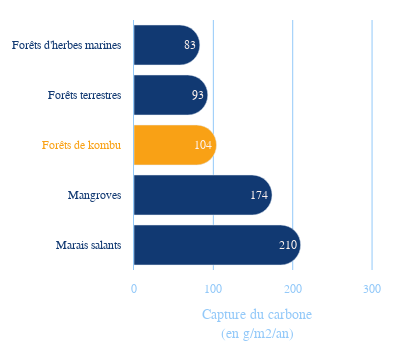

Notebook code for this chart:
### Code cell
fig = go.Figure()
config = {'displayModeBar': True}

# plot algae quantities

for i in range(len(values)):
    fig.add_trace(
        go.Bar(
            x=[values[i]],
            y=["""<span style="color:""" + colors_bar[i] + """">""" + labels[i] + """</span>"""],
            text=[values[i]],
            textposition="inside",
            textfont=dict(color="#FDF2EE"),
            marker=dict(
                cornerradius=30,
                color=colors_bar[i]
            ),
            orientation="h",
            hoverinfo="skip",
            showlegend=False
        ),
    )

fig.update_xaxes(
    title="Capture du carbone<br>(en g/m2/an)",
    showgrid=True,
    color="#93C9F9",
    tickvals=np.arange(0, 400, 100),
    ticklabelstandoff=10,
    range=[0, 310],
    gridcolor="#93C9F9"
)

fig.update_yaxes(
    showline=True,
    color="#113972",
    linecolor="#93C9F9",
    tickangle=0,
    ticklabelstandoff=10,
    autorange="reversed"
)

fig.update_layout(
    plot_bgcolor="white",
    font_family="Montserrat",
    hovermode="closest",
    legend=dict(
        orientation="h",
        yanchor="top",
        y=-0.3,
        xanchor="center",
        x=0.5
    ),
    margin=dict(
        t=20,
        b=20,
        l=20,
        r=20
    ),
    modebar=dict(
        orientation="h",
    ),
    height=350,
    width=400
)

fig.show(config=config)

### Figure 1 — Plotly figure (JSON) as saved in the notebook; plotly's stock layout.template omitted (floating-point values rounded to 4 significant figures)
{"data": [{"hoverinfo": "skip", "marker": {"color": "#113972", "cornerradius": 30}, "orientation": "h", "showlegend": false, "text": ["83"], "textfont": {"color": "#FDF2EE"}, "textposition": "inside", "type": "bar", "x": [83], "y": ["<span style=\"color:#113972\">Forêts d'herbes marines</span>"]}, {"hoverinfo": "skip", "marker": {"color": "#113972", "cornerradius": 30}, "orientation": "h", "showlegend": false, "text": ["93"], "textfont": {"color": "#FDF2EE"}, "textposition": "inside", "type": "bar", "x": [93], "y": ["<span style=\"color:#113972\">Forêts terrestres</span>"]}, {"hoverinfo": "skip", "marker": {"color": "#F9A115", "cornerradius": 30}, "orientation": "h", "showlegend": false, "text": ["104"], "textfont": {"color": "#FDF2EE"}, "textposition": "inside", "type": "bar", "x": [104], "y": ["<span style=\"color:#F9A115\">Forêts de kombu</span>"]}, {"hoverinfo": "skip", "marker": {"color": "#113972", "cornerradius": 30}, "orientation": "h", "showlegend": false, "text": ["174"], "textfont": {"color": "#FDF2EE"}, "textposition": "inside", "type": "bar", "x": [174], "y": ["<span style=\"color:#113972\">Mangroves</span>"]}, {"hoverinfo": "skip", "marker": {"color": "#113972", "cornerradius": 30}, "orientation": "h", "showlegend": false, "text": ["210"], "textfont": {"color": "#FDF2EE"}, "textposition": "inside", "type": "bar", "x": [210], "y": ["<span style=\"color:#113972\">Marais salants</span>"]}], "layout": {"font": {"family": "Montserrat"}, "height": 350, "hovermode": "closest", "legend": {"orientation": "h", "x": 0.5, "xanchor": "center", "y": -0.3, "yanchor": "top"}, "margin": {"b": 20, "l": 20, "r": 20, "t": 20}, "modebar": {"orientation": "h"}, "plot_bgcolor": "white", "width": 400, "xaxis": {"color": "#93C9F9", "gridcolor": "#93C9F9", "range": [0, 310], "showgrid": true, "ticklabelstandoff": 10, "tickvals": [0, 100, 200, 300], "title": {"text": "Capture du carbone<br>(en g/m2/an)"}}, "yaxis": {"autorange": "reversed", "color": "#113972", "linecolor": "#93C9F9", "showline": true, "tickangle": 0, "ticklabelstandoff": 10}}}
